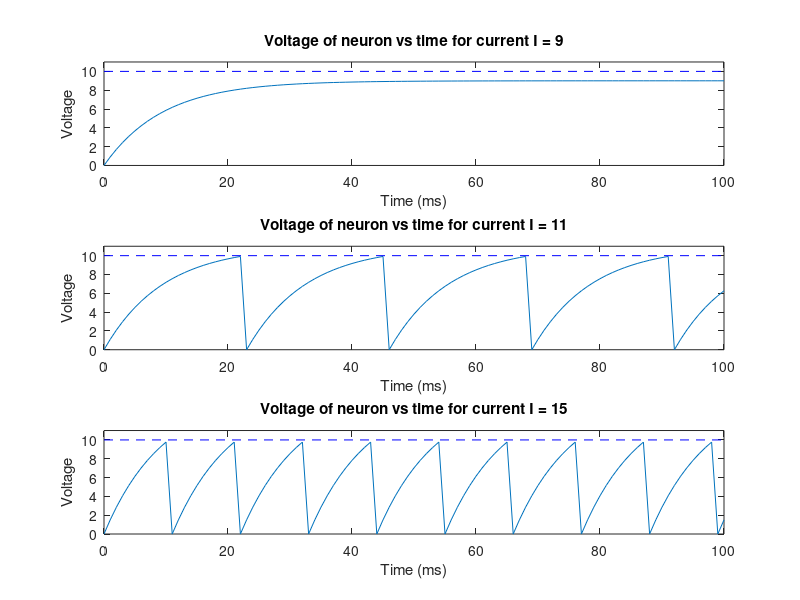

Recreate this plot in MATLAB.
% Discretise the integrate-and-fire model (forward Euler method) equation
% and use it to calculate the value at each timestep:
sim_time = 100; % simulation time


delta_t = 1; % time step, unit = ms
tau_v = 10; % time constant, unit = ms
v_th = 10; % threshold voltage
R = 1; % resistance
I_arr = [9, 11, 15]; % test cases of current

t_plot = 0:delta_t:sim_time;

for i = 1:3
    I = I_arr(i);
    v = zeros(sim_time/delta_t + 1,1); % first timestep when t = 0, v = 0
    for t = 1:sim_time
       v(t+1) = v(t) + delta_t/tau_v*(-v(t) + R*I);
       if v(t+1) > v_th
          v(t+1) = 0; 
       end
    end
    subplot(3,1,i);
    plot(t_plot, v)
    hold on
    plot([0, 100], [v_th, v_th], 'b--')
    title(['Voltage of neuron vs time for current I = ', num2str(I)])
    xlabel('Time (ms)')
    ylabel('Voltage')
    ylim([0, 11])
    hold off
end

